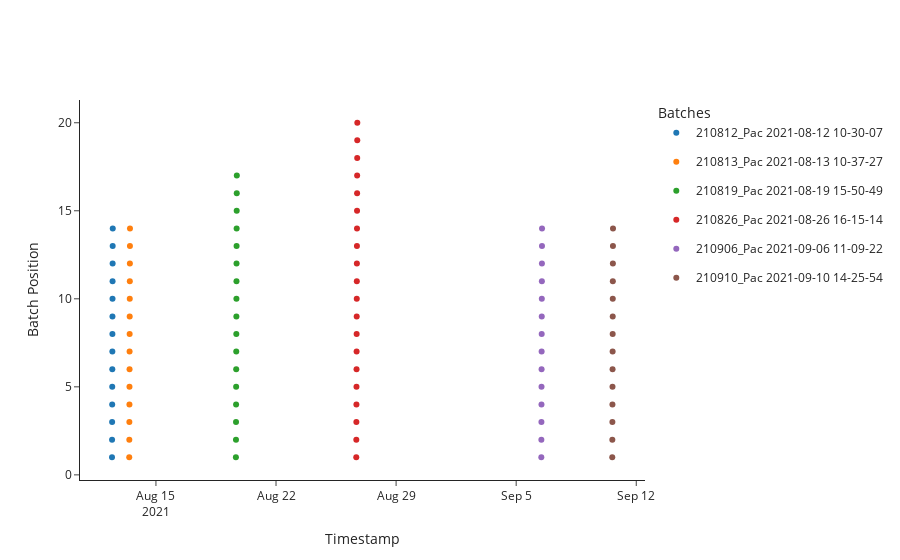

Notebook code for this chart:
### Code cell
indices = pc.get_method_indices('SAA_411_Pac.M')
pac_plots = pc.plot_batches(indices)
pac_plots.show()
